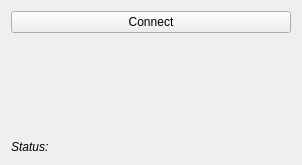
<?xml version="1.0" encoding="UTF-8"?>
<ui version="4.0">
 <class>GPSwidget</class>
 <widget class="QWidget" name="GPSwidget">
  <property name="geometry">
   <rect>
    <x>0</x>
    <y>0</y>
    <width>302</width>
    <height>165</height>
   </rect>
  </property>
  <property name="sizePolicy">
   <sizepolicy hsizetype="Preferred" vsizetype="Maximum">
    <horstretch>0</horstretch>
    <verstretch>0</verstretch>
   </sizepolicy>
  </property>
  <property name="minimumSize">
   <size>
    <width>302</width>
    <height>165</height>
   </size>
  </property>
  <property name="maximumSize">
   <size>
    <width>16777215</width>
    <height>16777215</height>
   </size>
  </property>
  <property name="windowTitle">
   <string>GPS</string>
  </property>
  <layout class="QVBoxLayout" name="verticalLayout">
   <item>
    <widget class="QPushButton" name="connectButton">
     <property name="text">
      <string>Connect</string>
     </property>
    </widget>
   </item>
   <item>
    <widget class="TrackWidget" name="trackwidget" native="true">
     <property name="sizePolicy">
      <sizepolicy hsizetype="Preferred" vsizetype="MinimumExpanding">
       <horstretch>0</horstretch>
       <verstretch>0</verstretch>
      </sizepolicy>
     </property>
     <property name="minimumSize">
      <size>
       <width>295</width>
       <height>100</height>
      </size>
     </property>
    </widget>
   </item>
   <item>
    <layout class="QHBoxLayout" name="horizontalLayout">
     <item>
      <widget class="QLabel" name="status_label">
       <property name="font">
        <font>
         <italic>true</italic>
        </font>
       </property>
       <property name="text">
        <string>Status:</string>
       </property>
      </widget>
     </item>
     <item>
      <widget class="QLabel" name="gps_status_label">
       <property name="minimumSize">
        <size>
         <width>240</width>
         <height>0</height>
        </size>
       </property>
       <property name="text">
        <string/>
       </property>
      </widget>
     </item>
    </layout>
   </item>
  </layout>
 </widget>
 <customwidgets>
  <customwidget>
   <class>TrackWidget</class>
   <extends>QWidget</extends>
   <header>trackwidget.h</header>
   <container>1</container>
  </customwidget>
 </customwidgets>
 <resources>
  <include location="../resources.qrc"/>
 </resources>
 <connections/>
</ui>
